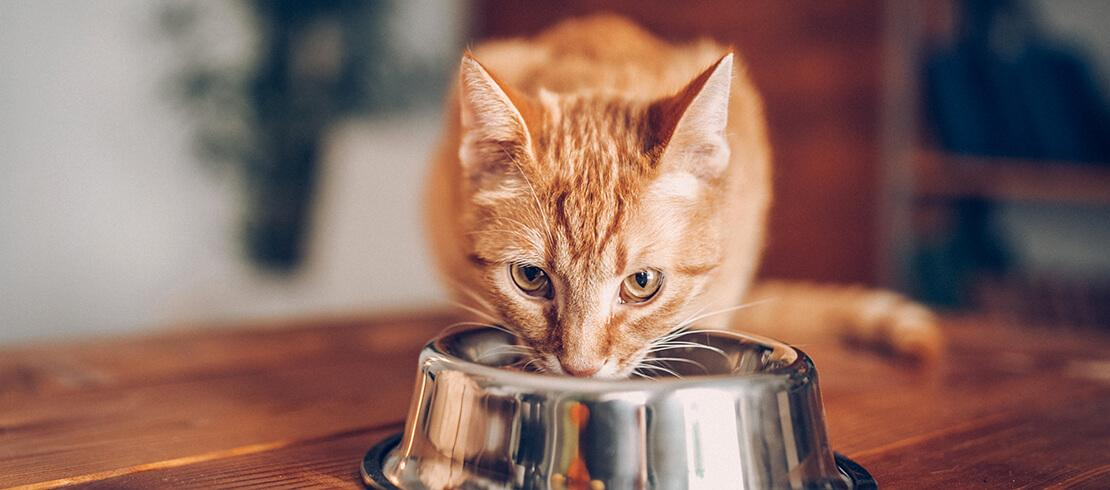
#> input picture photos/cat.jpg, 1110 x 490 px
$ python masking.py
#> lines starting #> are read from the running program, lines starting #| are printed output that depends on the picture; after the words box and inside, x2 and y2 are one past the last pixel; in counts of white or black regions, pixels touching at a corner belong together
import cv2 as cv
import numpy as np

img = cv.imread('photos/cat.jpg')
#> img is the input picture: shape (490, 1110, 3); mean B, G, R 99.2, 107.8, 138.6
cv.imshow('Screenshot',img)
blank = np.zeros(img.shape,dtype = 'uint8')
circle = cv.circle(blank,(img.shape[1]//2+45 + 30, img.shape[0]//2 + 45),200,(255,255,255),-1)
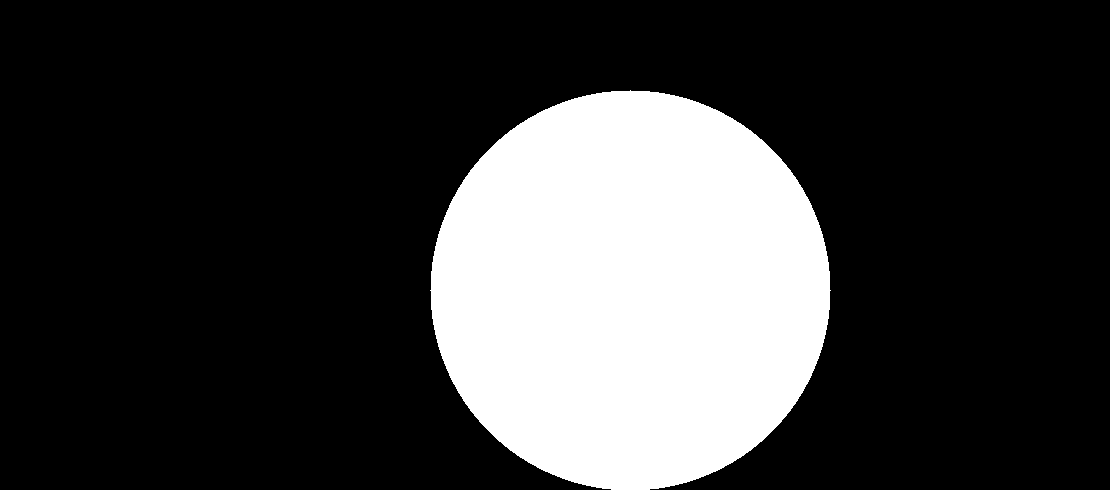
#> blank: shape (490, 1110, 3); 23.1% white; 1 white region, box (x1, y1, x2, y2) and area: (430, 90, 831, 490) 125628

masked = cv.bitwise_and(img,circle)
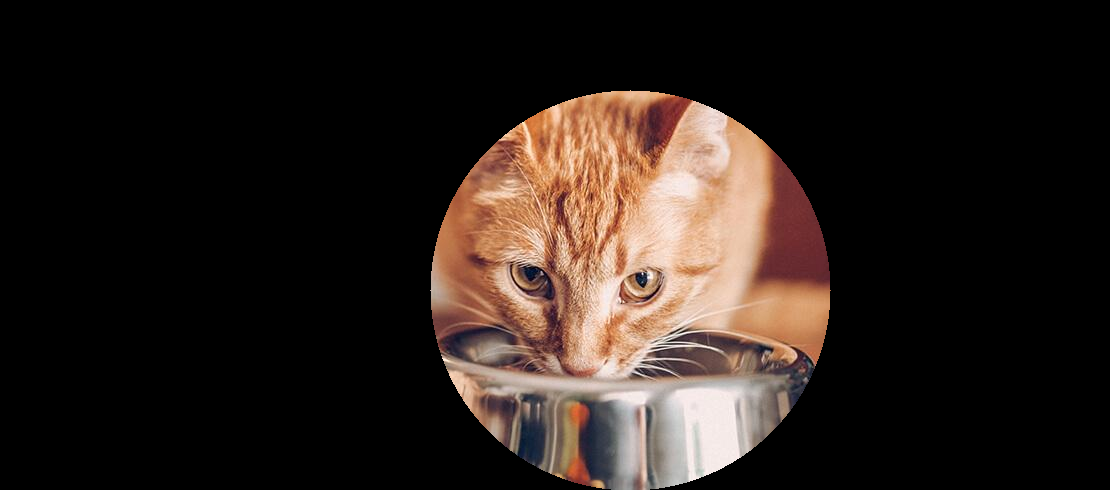
#> masked: shape (490, 1110, 3); mean B, G, R 26.9, 31.9, 41.6
cv.imshow('mask',masked)
cv.waitKey(0)

$ run again, with photos/group.jpg copied over photos/cat.jpg
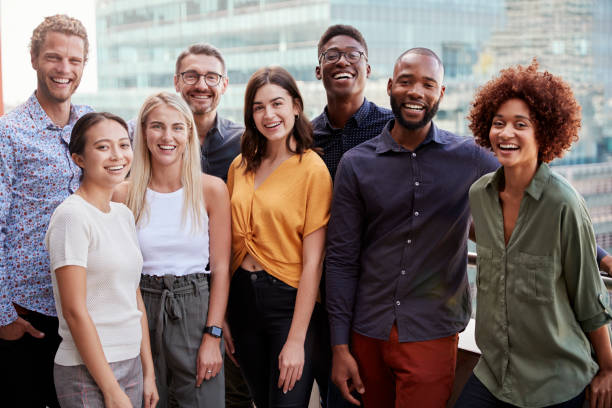
#> input picture photos/group.jpg, 612 x 408 px
#> img is the input picture: shape (408, 612, 3); mean B, G, R 109.5, 112.6, 126.8
#> `circle = cv.circle(blank,(img.shape[1]//2+45 + 30, img.shape[0]//2 + 4..`:
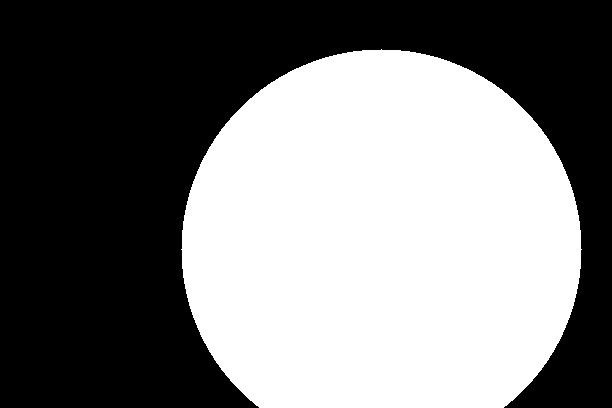
#> blank: shape (408, 612, 3); 47.6% white; 1 white region, box (x1, y1, x2, y2) and area: (181, 49, 582, 408) 118731
#> `masked = cv.bitwise_and(img,circle)`:
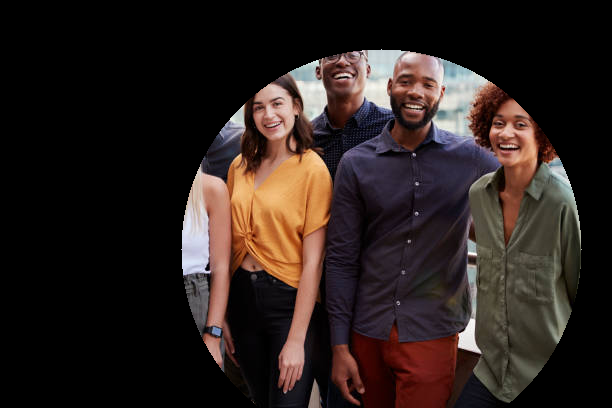
#> masked: shape (408, 612, 3); mean B, G, R 29.9, 33.1, 43.6

$ run again, with photos/lady.jpg copied over photos/cat.jpg
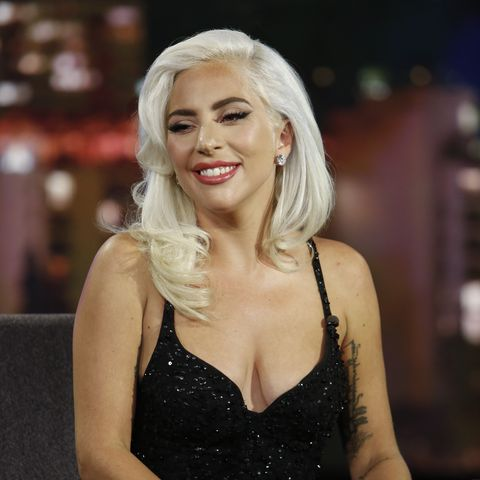
#> input picture photos/lady.jpg, 480 x 480 px
#> img is the input picture: shape (480, 480, 3); mean B, G, R 66.3, 79.3, 97.9
#> `circle = cv.circle(blank,(img.shape[1]//2+45 + 30, img.shape[0]//2 + 4..`:
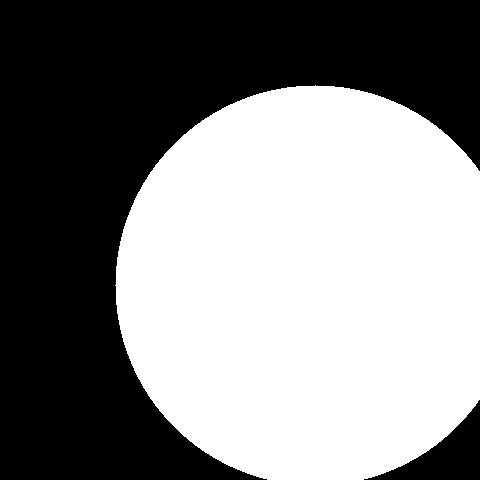
#> blank: shape (480, 480, 3); 52% white; 2 black regions, box (x1, y1, x2, y2) and area: (0, 0, 480, 480) 107091, (364, 400, 480, 480) 3496
#> `masked = cv.bitwise_and(img,circle)`:
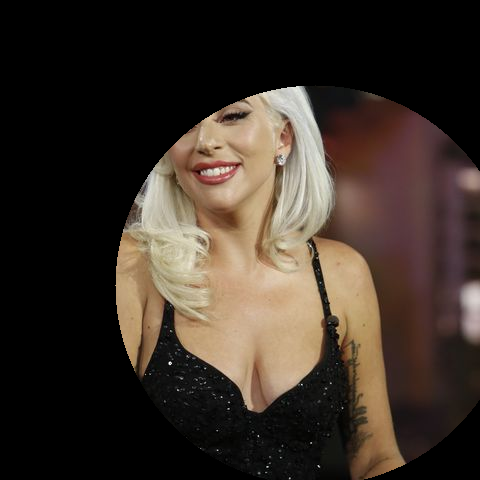
#> masked: shape (480, 480, 3); mean B, G, R 40.2, 48.9, 59.7
